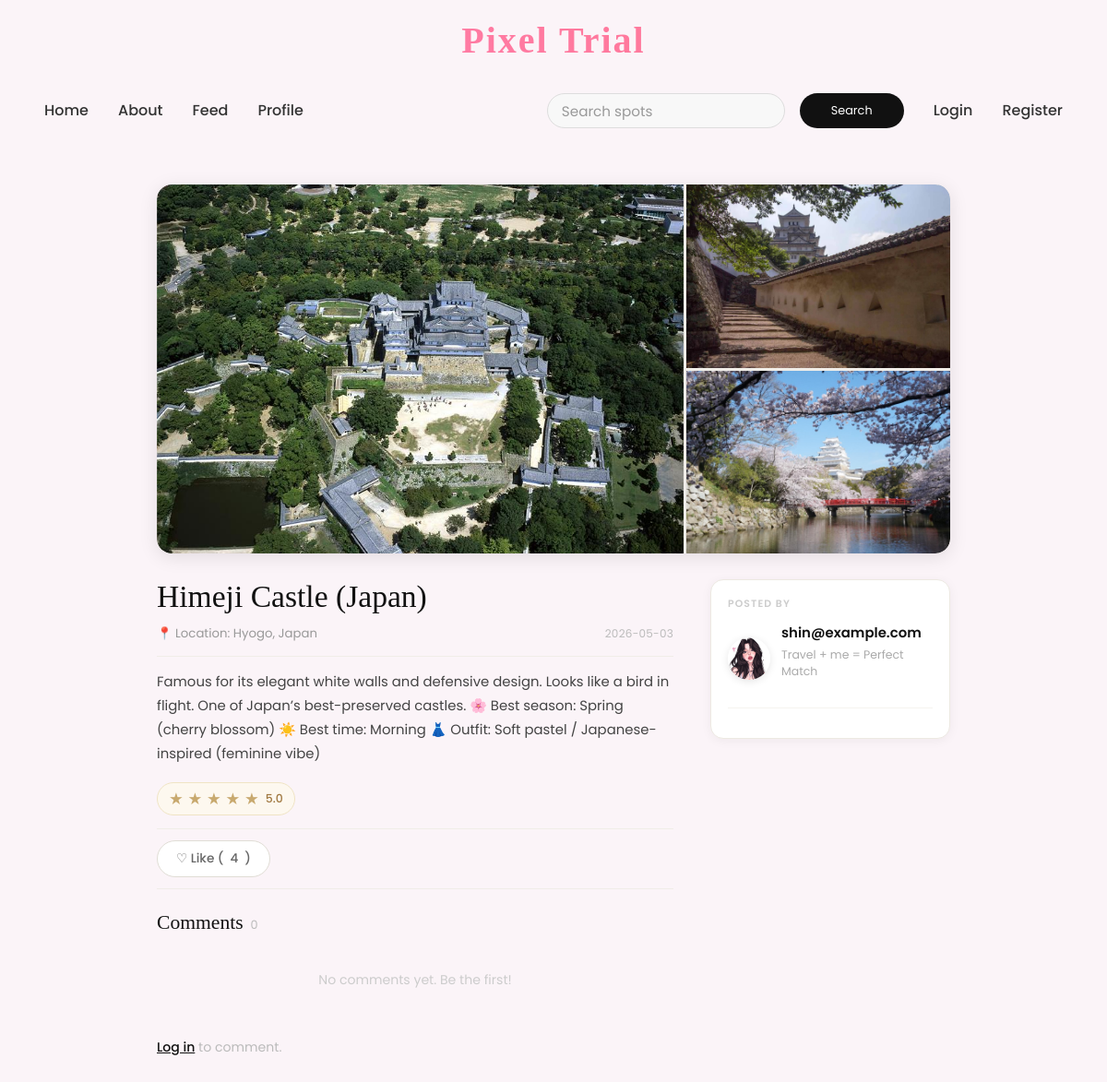
The page /spot/6 on the database its author committed.
### tables this page shows
CREATE TABLE spot_images (
    id         INTEGER PRIMARY KEY AUTOINCREMENT,
    spot_id    INTEGER NOT NULL,
    filename   TEXT NOT NULL,
    sort_order INTEGER DEFAULT 0,
    FOREIGN KEY(spot_id) REFERENCES spots(id)
);

CREATE TABLE spots (
    id          INTEGER PRIMARY KEY AUTOINCREMENT,
    user_id     INTEGER NOT NULL,
    name        TEXT NOT NULL,
    location    TEXT,
    description TEXT,
    cover_image TEXT,                          -- first/hero image filename
    created_at  TEXT DEFAULT CURRENT_TIMESTAMP,
    FOREIGN KEY(user_id) REFERENCES users(id)
);

CREATE TABLE users (
    id          INTEGER PRIMARY KEY AUTOINCREMENT,
    username    TEXT UNIQUE NOT NULL,
    email       TEXT UNIQUE,
    password    TEXT NOT NULL,
    role        TEXT DEFAULT 'user'
);

CREATE TABLE profiles (
    id            INTEGER PRIMARY KEY AUTOINCREMENT,
    user_id       INTEGER UNIQUE NOT NULL,
    bio           TEXT,
    profile_photo TEXT DEFAULT 'default.jpg',
    instagram     TEXT,
    FOREIGN KEY(user_id) REFERENCES users(id)
);

### app.py (the view, shortened to what this page needs)
@app.route("/spot/<int:spot_id>")
def spot_detail(spot_id):
    db = get_db()
    spot = db.execute("""
        SELECT
            spots.*,
            users.id AS user_id,
            users.username,
            profiles.profile_photo,
            profiles.bio,
            COALESCE(l.like_count, 0) AS like_count,
            COALESCE(r.avg_rating, 0) AS avg_rating
        FROM spots
        JOIN users ON users.id = spots.user_id
        LEFT JOIN profiles ON profiles.user_id = spots.user_id
        LEFT JOIN (
            SELECT spot_id, COUNT(*) AS like_count
            FROM likes
            GROUP BY spot_id
        ) l ON l.spot_id = spots.id
        LEFT JOIN (
            SELECT spot_id, ROUND(AVG(rating), 1) AS avg_rating
            FROM ratings
            GROUP BY spot_id
        ) r ON r.spot_id = spots.id
        WHERE spots.id = ?
    """, (spot_id,)).fetchone()
    if not spot:
        db.close()
        return "Post not found", 404
    images = db.execute("""
        SELECT filename
        FROM spot_images
        WHERE spot_id = ?
        ORDER BY sort_order
    """, (spot_id,)).fetchall()
    comments = db.execute("""
        SELECT comments.*, users.username, profiles.profile_photo
        FROM comments
        JOIN users ON users.id = comments.user_id
        LEFT JOIN profiles ON profiles.user_id = comments.user_id
        WHERE comments.spot_id = ?
        ORDER BY comments.created_at ASC
    """, (spot_id,)).fetchall()
    user_liked = False
    user_rating = None
    db.close()
    return render_template(
        "spot_detail.html",
        spot=spot,
        images=images,
        comments=comments,
        user_liked=user_liked,
        user_rating=user_rating
    )

### app.py (called while the page is built)
@app.context_processor
def inject_site_name():
    return {"siteName": "Pixel Trial"}

def get_db():
    conn = sqlite3.connect(DB_PATH)
    conn.row_factory = sqlite3.Row
    return conn

### templates/spot_detail.html (shortened to what this page needs)
{% extends "base.html" %}
{% block content %}
<div class="sd-wrap">
  {% set imgs = images | list %}
  {% if imgs %}
    {% if imgs|length == 1 %}
      <div class="sd-gallery gal-one">
        <div class="gal-cell gal-hero">
          <img src="{{ url_for('static', filename='images/spots/' ~ imgs[0].filename) }}" alt="{{ spot.name }}">
        </div>
      </div>
    {% elif imgs|length == 3 %}
      <div class="sd-gallery gal-multi">
        <div class="gal-cell gal-hero">
          <img src="{{ url_for('static', filename='images/spots/' ~ imgs[0].filename) }}" alt="{{ spot.name }}">
        </div>
        <div class="gal-side">
          <div class="gal-cell">
            <img src="{{ url_for('static', filename='images/spots/' ~ imgs[1].filename) }}" alt="{{ spot.name }}">
          </div>
          <div class="gal-cell">
            <img src="{{ url_for('static', filename='images/spots/' ~ imgs[2].filename) }}" alt="{{ spot.name }}">
          </div>
        </div>
      </div>
    {% endif %}
  {% elif spot.cover_image %}
    <div class="sd-gallery gal-one">
      <div class="gal-cell gal-hero">
        <img src="{{ url_for('static', filename='images/spots/' ~ spot.cover_image) }}" alt="{{ spot.name }}">
      </div>
    </div>
  {% endif %}
  <div class="sd-body">
    <div class="sd-main">
      <h1 class="sd-title">{{ spot.name }}</h1>
      {% if spot.location %}
        <div class="sd-loc-row">
          <p class="sd-loc">📍 {{ spot.location }}</p>
          <span class="sd-date">{{ spot.created_at[:10] }}</span>
        </div>
      {% endif %}
      {% if spot.description %}
        <p class="sd-desc">{{ spot.description }}</p>
      {% endif %}
      {% if spot.avg_rating %}
        <p class="sd-avg">
          {% for i in range(1, 6) %}
            {% if i <= spot.avg_rating %}★{% else %}☆{% endif %}
          {% endfor %}
          <span class="sd-avg-num">{{ spot.avg_rating }}</span>
        </p>
      {% endif %}
      <div class="sd-action-row">
        <form action="{{ url_for('like', spot_id=spot.id) }}" method="POST">
          <button type="submit" class="sd-like-btn {% if user_liked %}liked{% endif %}">
            {% if user_liked %}♥ Liked{% else %}♡ Like{% endif %}
            (<span class="like-count">{{ spot.like_count }}</span>)
          </button>
        </form>
      </div>
      <section class="sd-comments" id="comments">
        <h2 class="sd-comments-title">
          Comments <span class="sd-comments-count">{{ comments | length }}</span>
        </h2>
        {% if comments %}
          <div class="sd-comment-list">
            {% for c in comments %}
              <div class="sd-comment">
                <a href="{{ url_for('profile', user_id=c.user_id) }}">
                  {% if c.profile_photo and c.profile_photo != 'default.jpg' %}
                    <img src="{{ url_for('static', filename='images/profiles/' ~ c.profile_photo) }}"
                         class="sd-cav" alt="">
                  {% else %}
                    <div class="sd-cav sd-cav-i">{{ c.username[0].upper() }}</div>
                  {% endif %}
                </a>
                <div class="sd-cbody">
                  <div class="sd-cmeta">
                    <a href="{{ url_for('profile', user_id=c.user_id) }}" class="sd-cuser">{{ c.username }}</a>
                    <span class="sd-ctime">{{ c.created_at[:16].replace('T',' ') }}</span>
                    {% if session.get('user_id') and session['user_id'] == c.user_id %}
                      <form action="{{ url_for('delete_comment', comment_id=c.id) }}" method="POST" class="sd-delete-form" style="display: inline;">
                        <button type="submit" class="sd-delete-btn" onclick="return confirm('Are you sure you want to delete this comment?')">Delete</button>
                      </form>
                    {% endif %}
                  </div>
                  <p class="sd-ctext">{{ c.comment }}</p>
                </div>
              </div>
            {% endfor %}
          </div>
        {% else %}
          <p class="sd-no-comments">No comments yet. Be the first!</p>
        {% endif %}
        {% if session.get('user_id') %}
          <form action="{{ url_for('add_comment', spot_id=spot.id) }}" method="POST" class="sd-cform">
            <div class="sd-cav sd-cav-i">{{ session['username'][0].upper() }}</div>
            <div class="sd-cform-right">
              <textarea name="comment" class="sd-textarea"
                        placeholder="Add a comment…" rows="2" required></textarea>
              <div class="sd-post-row">
                <button type="submit" class="sd-post-btn">Post</button>
                {% if session.get('user_id') == spot.user_id %}
                  <a href="{{ url_for('edit_post', post_id=spot.id) }}" class="sd-edit-btn">Edit / Delete</a>
                {% endif %}
              </div>
            </div>
          </form>
        {% else %}
          <p class="sd-login-prompt">
            <a href="{{ url_for('login') }}">Log in</a> to comment.
          </p>
        {% endif %}
      </section>
    </div>
    <aside class="sd-sidebar">
      <div class="sd-sidebar-card">
        <p class="sd-sidebar-lbl">Posted by</p>
        <a href="{{ url_for('profile', user_id=spot.user_id) }}" class="sd-owner">
          {% if spot.profile_photo and spot.profile_photo != 'default.jpg' %}
            <img src="{{ url_for('static', filename='images/profiles/' ~ spot.profile_photo) }}"
                 class="sd-owner-av" alt="">
          {% else %}
            <div class="sd-owner-av sd-owner-av-i">{{ spot.username[0].upper() }}</div>
          {% endif %}
          <div>
            <p class="sd-owner-name">{{ spot.username }}</p>
            {% if spot.bio %}
              <p class="sd-owner-bio">{{ spot.bio[:70] }}{% if spot.bio|length > 70 %}…{% endif %}</p>
            {% endif %}
          </div>
        </a>
      </div>
    </aside>
  </div>
</div>
{% endblock %}

### static/styles.css (style rules this page uses)
* { margin: 0; padding: 0; box-sizing: border-box; font-family: 'Poppins', sans-serif; }
body { background: #fbf4f8; margin: 0; padding: 0; }
h2 { font-size: 2em; color: #000; text-align: center; }
button { width: 100%; height: 40px; background: #fff; border: none; outline: none; border-radius: 40px; cursor: pointer; font-size: 1em; color: #000; font-weight: 500; }
.sd-wrap { max-width: 900px; margin: 0 auto; padding: 24px 20px 48px; }
.sd-gallery { border-radius: 16px; overflow: hidden; margin-bottom: 28px; box-shadow: 0 4px 20px rgba(0,0,0,.1); background: #f0ede8; }
.gal-multi { display: grid; grid-template-columns: 2fr 1fr; gap: 3px; height: 400px; }
.gal-multi .gal-hero { border-radius: 16px 0 0 16px; }
.gal-multi .gal-side { display: flex; flex-direction: column; gap: 3px; }
.gal-multi .gal-side .gal-cell:first-child { border-radius: 0 16px 0 0; }
.gal-multi .gal-side .gal-cell:last-child { border-radius: 0 0 16px 0; }
.gal-cell { overflow: hidden; background: #e8e5de; position: relative; width: 100%; height: 100%; }
.gal-cell img { width: 100%; height: 100%; object-fit: cover; display: block; transition: transform .35s ease; }
.gal-hero { height: 100%; }
.sd-body { display: grid; grid-template-columns: 1fr 260px; gap: 2.5rem; align-items: start; margin-top: 0; padding-top: 0; }
.sd-title { font-family: 'Cormorant Garamond', Georgia, serif; font-size: 2.1rem; font-weight: 400; color: #111; line-height: 1.15; margin-top: 0; margin-bottom: 10px; }
.sd-loc-row { display: flex; align-items: center; justify-content: space-between; margin-bottom: 14px; padding-bottom: 14px; border-bottom: 1px solid #f0ede8; }
.sd-loc { font-size: .83rem; color: #999; margin: 0; display: flex; align-items: center; gap: 4px; }
.sd-date { font-size: .75rem; color: #bbb; letter-spacing: .02em; }
.sd-desc { font-size: .93rem; color: #444; line-height: 1.75; margin-bottom: 18px; }
.sd-avg { display: inline-flex; align-items: center; gap: 2px; font-size: 1.1rem; color: #c8a96e; background: #fdf8ef; border: 1px solid #f0e4c4; border-radius: 20px; padding: 4px 12px; margin-bottom: 14px; }
.sd-avg-num { font-size: .78rem; color: #a07840; margin-left: 5px; font-weight: 500; }
.sd-action-row { display: flex; align-items: center; gap: 12px; border-top: 1px solid #f0ede8; border-bottom: 1px solid #f0ede8; padding: 12px 0; margin-bottom: 24px; }
.sd-like-btn { display: inline-flex; align-items: center; gap: 7px; background: #fff; border: 1.5px solid #e0ddd5; border-radius: 24px; padding: 8px 20px; font-size: .85rem; font-weight: 500; color: #666; cursor: pointer; transition: all .18s; }
.sd-comments { width: 100%; }
.sd-comments-title { font-family: 'Cormorant Garamond', Georgia, serif; font-size: 1.35rem; font-weight: 400; color: #111; margin-bottom: 18px; display: flex; align-items: baseline; gap: 8px; }
.sd-comments-count { font-size: .8rem; color: #bbb; font-weight: 400; }
.sd-no-comments { font-size: .88rem; color: #ccc; padding: 20px 0; text-align: center; }
.sd-login-prompt { font-size: .88rem; color: #bbb; padding: 16px 0; }
.sd-login-prompt a { color: #111; font-weight: 500; text-decoration: underline; }
.sd-sidebar { position: sticky; top: 80px; }
.sd-sidebar-card { background: #fff; border: 1px solid #ede9e2; border-radius: 14px; padding: 18px; box-shadow: 0 2px 12px rgba(0,0,0,.05); }
.sd-sidebar-lbl { font-size: .68rem; text-transform: uppercase; letter-spacing: .1em; color: #ccc; margin-bottom: 12px; font-weight: 600; }
.sd-owner { display: flex; gap: 12px; align-items: center; text-decoration: none; padding-bottom: 14px; border-bottom: 1px solid #f5f3ef; margin-bottom: 14px; }
.sd-owner-av { width: 46px; height: 46px; border-radius: 50%; object-fit: cover; flex-shrink: 0; box-shadow: 0 2px 8px rgba(0,0,0,.1); }
.sd-owner-name { font-size: .93rem; font-weight: 600; color: #111; margin-bottom: 3px; }
.sd-owner-bio { font-size: .78rem; color: #aaa; line-height: 1.45; }

### rows shown on the page
spot_images: filename (picture)
spot_images: filename (picture)
spot_images: filename (picture)
spots: name "Himeji Castle (Japan)", location "Location: Hyogo, Japan", created_at "2026-05-03", description "Famous for its elegant white walls and defensive design. Looks like a bird in flight. One of Japan’s best-preserved castles. 🌸 Best season: Spring (cherry blossom) ☀️ Best time: Morning 👗 Outfit: Soft pastel / Japanese-inspired (feminine vibe)"
users: username "shin@example.com"
profiles: bio "Travel + me = Perfect Match"

### other values the page prints
{{ spot.avg_rating }} "5.0"
{{ spot.like_count }} "4"
{{ comments | length }} "0"
